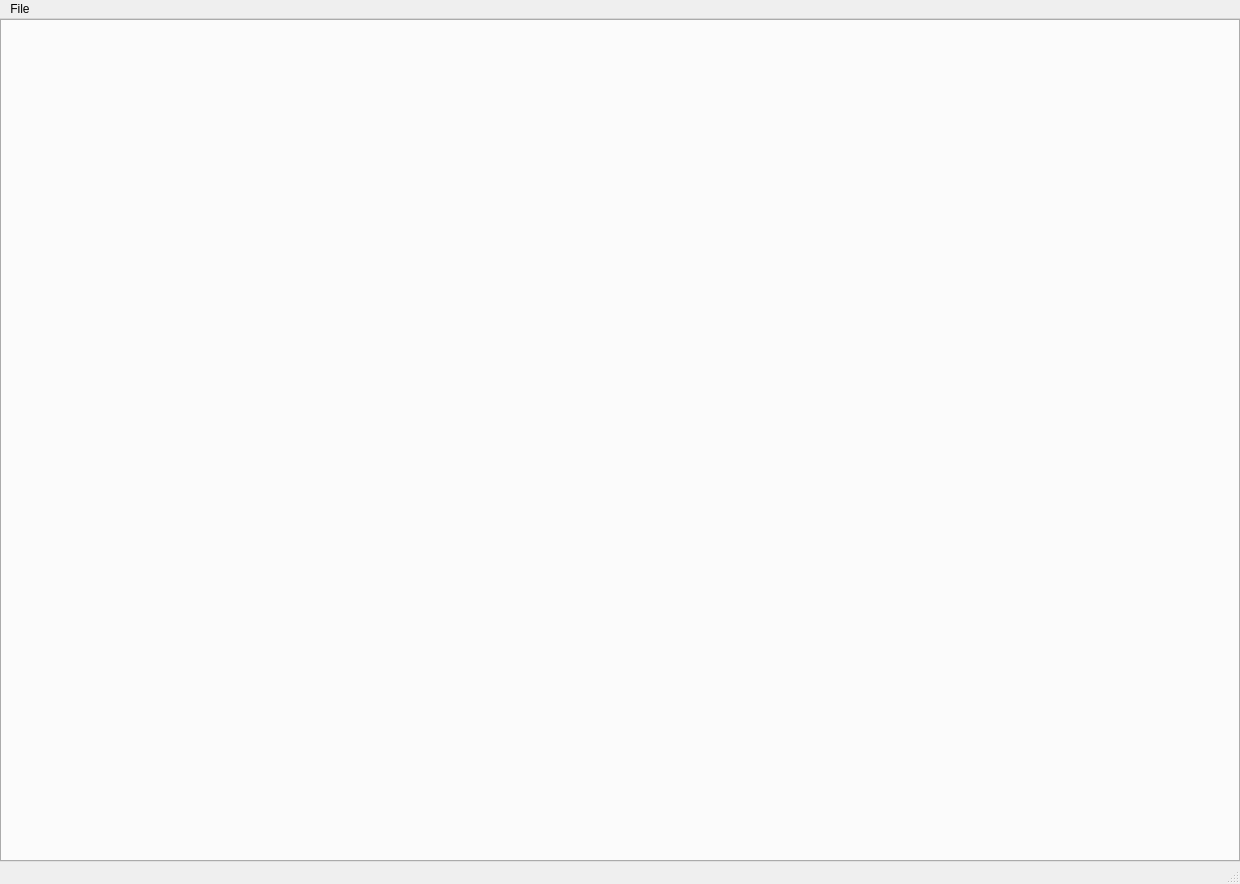
<?xml version="1.0" encoding="UTF-8"?>
<ui version="4.0">
 <class>particleEditor</class>
 <widget class="QMainWindow" name="particleEditor">
  <property name="geometry">
   <rect>
    <x>0</x>
    <y>0</y>
    <width>1240</width>
    <height>884</height>
   </rect>
  </property>
  <property name="contextMenuPolicy">
   <enum>Qt::CustomContextMenu</enum>
  </property>
  <property name="windowTitle">
   <string>particleEditor</string>
  </property>
  <widget class="QWidget" name="centralWidget">
   <layout class="QGridLayout" name="gridLayout">
    <property name="leftMargin">
     <number>0</number>
    </property>
    <property name="topMargin">
     <number>0</number>
    </property>
    <property name="rightMargin">
     <number>0</number>
    </property>
    <property name="bottomMargin">
     <number>0</number>
    </property>
    <property name="spacing">
     <number>0</number>
    </property>
    <item row="0" column="0">
     <widget class="QTabWidget" name="tabWidget"/>
    </item>
   </layout>
  </widget>
  <widget class="QMenuBar" name="menuBar">
   <property name="geometry">
    <rect>
     <x>0</x>
     <y>0</y>
     <width>1240</width>
     <height>17</height>
    </rect>
   </property>
   <widget class="QMenu" name="menuFile">
    <property name="title">
     <string>File</string>
    </property>
    <addaction name="actionNew"/>
    <addaction name="actionOpen"/>
    <addaction name="separator"/>
    <addaction name="actionSave"/>
    <addaction name="actionSave_as"/>
    <addaction name="action"/>
   </widget>
   <addaction name="menuFile"/>
  </widget>
  <widget class="QStatusBar" name="statusBar"/>
  <action name="actionNew">
   <property name="text">
    <string>New</string>
   </property>
   <property name="shortcut">
    <string>Ctrl+N</string>
   </property>
  </action>
  <action name="actionOpen">
   <property name="text">
    <string>Open</string>
   </property>
   <property name="shortcut">
    <string>Ctrl+O</string>
   </property>
  </action>
  <action name="actionSave">
   <property name="text">
    <string>Save</string>
   </property>
   <property name="shortcut">
    <string>Ctrl+S</string>
   </property>
  </action>
  <action name="actionSave_as">
   <property name="text">
    <string>Save as</string>
   </property>
  </action>
  <action name="action">
   <property name="text">
    <string>배경화면불러오기</string>
   </property>
  </action>
 </widget>
 <layoutdefault spacing="6" margin="11"/>
 <resources/>
 <connections/>
</ui>
